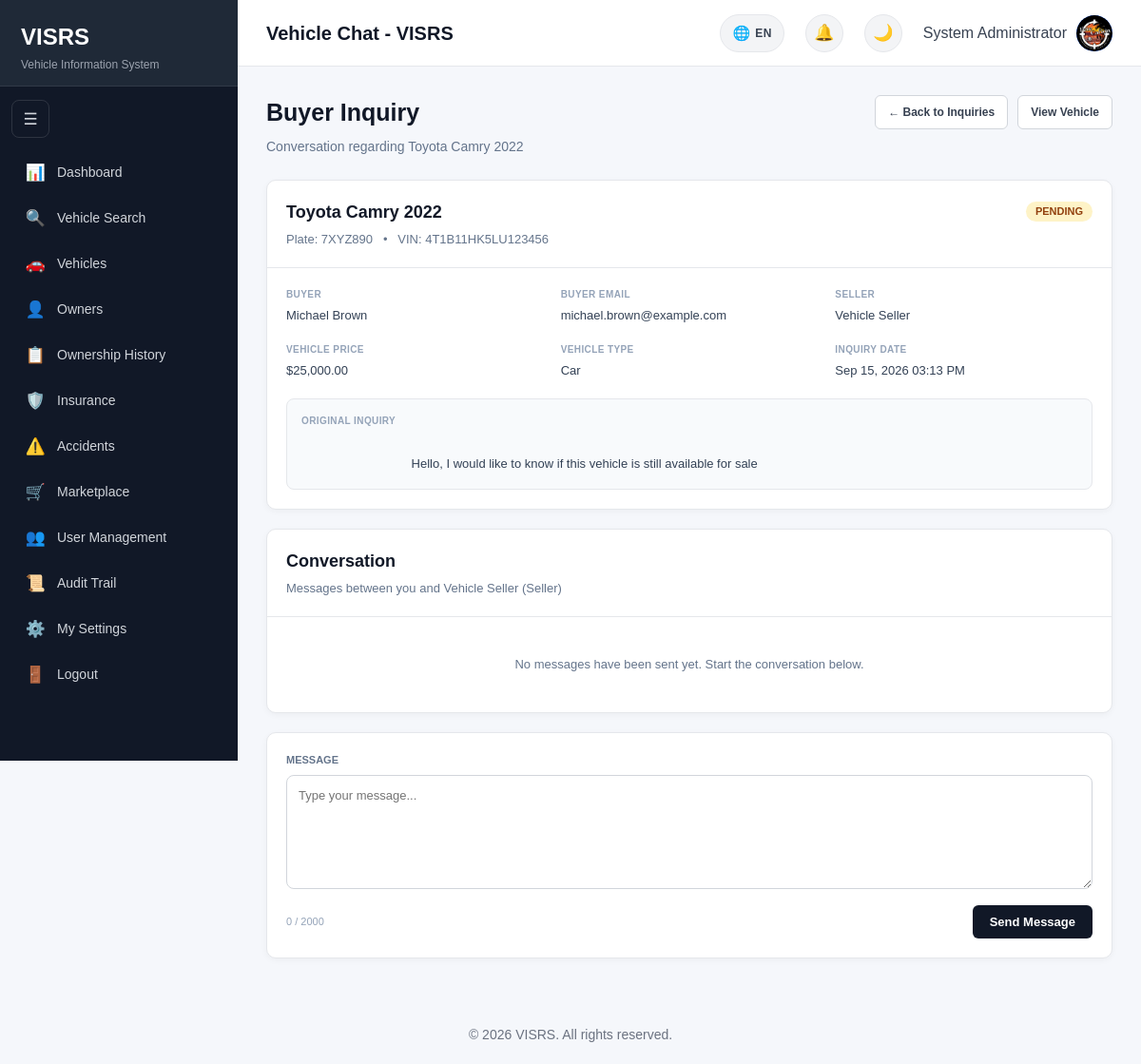
The app's page /marketplace/chat.php?interest_id=1 (signed in) with its own data.
### tables this page shows
CREATE TABLE `vehicle_interests` (
  `InterestID` int(11) NOT NULL,
  `ListingID` int(11) NOT NULL,
  `VehicleID` int(11) NOT NULL,
  `BuyerID` int(11) NOT NULL,
  `SellerID` int(11) NOT NULL,
  `Message` text DEFAULT NULL,
  `Status` enum('Pending','Contacted','Accepted','Declined','Closed') NOT NULL DEFAULT 'Pending',
  `CreatedAt` timestamp NOT NULL DEFAULT current_timestamp(),
  `UpdatedAt` timestamp NOT NULL DEFAULT current_timestamp() ON UPDATE current_timestamp()
);

CREATE TABLE `vehicles` (
  `VehicleID` int(11) NOT NULL,
  `PlateNumber` varchar(20) NOT NULL,
  `VIN` varchar(50) NOT NULL,
  `OwnerID` int(11) NOT NULL,
  `SellerID` int(11) DEFAULT NULL,
  `Make` varchar(100) NOT NULL,
  `Model` varchar(100) NOT NULL,
  `VehicleYear` year(4) NOT NULL,
  `Mileage` int(10) UNSIGNED DEFAULT NULL,
  `LastServiceDate` date DEFAULT NULL,
  `OilChangeIntervalKm` int(10) UNSIGNED DEFAULT NULL,
  `LastOilChangeDate` date DEFAULT NULL,
  `LastOilChangeMileage` int(10) UNSIGNED DEFAULT NULL,
  `Color` varchar(50) DEFAULT NULL,
  `VehicleType` varchar(50) DEFAULT NULL,
  `EngineNumber` varchar(100) DEFAULT NULL,
  `RegistrationDate` date DEFAULT NULL,
  `Status` enum('Active','Inactive','Stolen','Sold') NOT NULL DEFAULT 'Active',
  `CreatedAt` timestamp NOT NULL DEFAULT current_timestamp()
);

CREATE TABLE `users` (
  `UserID` int(11) NOT NULL,
  `FirstName` varchar(100) NOT NULL,
  `LastName` varchar(100) NOT NULL,
  `Email` varchar(150) NOT NULL,
  `ProfileImage` varchar(255) DEFAULT NULL,
  `Password` varchar(255) NOT NULL,
  `Role` enum('Admin','Police','Seller','User') NOT NULL DEFAULT 'User',
  `CreatedAt` timestamp NOT NULL DEFAULT current_timestamp()
);

CREATE TABLE `vehicle_listings` (
  `ListingID` int(11) NOT NULL,
  `VehicleID` int(11) NOT NULL,
  `SellerID` int(11) NOT NULL,
  `Price` decimal(12,2) NOT NULL,
  `Description` text DEFAULT NULL,
  `Status` enum('Available','Reserved','Sold','Inactive') NOT NULL DEFAULT 'Available',
  `CreatedAt` timestamp NOT NULL DEFAULT current_timestamp(),
  `UpdatedAt` timestamp NOT NULL DEFAULT current_timestamp() ON UPDATE current_timestamp()
);

### includes/functions.php (called while the page is built, shortened)
<?php
function e($value)
{
    return htmlspecialchars(
        (string) $value,
        ENT_QUOTES,
        "UTF-8"
    );
}
    ?>
    <?php
function formatDateTime($dateTime)
{
    $timestamp = strtotime($dateTime);
    return date("M d, Y h:i A", $timestamp);
}
function currentUserId()
{
    return $_SESSION["UserID"] ?? null;
}
    ?>

### marketplace/chat.php (the view, shortened to what this page needs)
<?php
require_once "../includes/database.php";
require_once "../includes/functions.php";
$currentUserId = currentUserId();
$interestID = isset($_GET['interest_id']) ? (int) $_GET['interest_id'] : 0;
$stmt = $pdo->prepare("
    SELECT
        vi.InterestID,
        vi.ListingID,
        vi.VehicleID,
        vi.BuyerID,
        vi.SellerID,
        vi.Message,
        vi.Status,
        vi.CreatedAt,
        vi.UpdatedAt,
        vl.Price,
        vl.Description AS ListingDescription,
        v.PlateNumber,
        v.VIN,
        v.Make,
        v.Model,
        v.VehicleYear,
        v.Color,
        v.VehicleType,
        buyer.FirstName AS BuyerFirstName,
        buyer.LastName AS BuyerLastName,
        buyer.Email AS BuyerEmail,
        seller.FirstName AS SellerFirstName,
        seller.LastName AS SellerLastName,
        seller.Email AS SellerEmail
    FROM vehicle_interests vi
    INNER JOIN vehicle_listings vl
        ON vi.ListingID = vl.ListingID
    INNER JOIN vehicles v
        ON vi.VehicleID = v.VehicleID
    INNER JOIN users buyer
        ON vi.BuyerID = buyer.UserID
    INNER JOIN users seller
        ON vi.SellerID = seller.UserID
    WHERE vi.InterestID = ?
    LIMIT 1
");
$stmt->execute([$interestID]);
$inquiry = $stmt->fetch(PDO::FETCH_ASSOC);
$isBuyer = ((int) $inquiry['BuyerID'] === (int) $currentUserId);
$isSeller = ((int) $inquiry['SellerID'] === (int) $currentUserId);
    ?>
    <?php
if ($isSeller) {
    $otherUserId = (int) $inquiry['BuyerID'];
    $otherUserName = trim(
        $inquiry['BuyerFirstName'] . ' ' . $inquiry['BuyerLastName']
    );
    $otherUserRole = "Buyer";
} elseif ($isBuyer) {
    $otherUserId = (int) $inquiry['SellerID'];
    $otherUserName = trim(
        $inquiry['SellerFirstName'] . ' ' . $inquiry['SellerLastName']
    );
    $otherUserRole = "Seller";
} else {
    $otherUserName = trim(
        $inquiry['SellerFirstName'] . ' ' . $inquiry['SellerLastName']
    );
    $otherUserRole = "Seller";
}
$messageStmt = $pdo->prepare("
    SELECT
        vm.MessageID,
        vm.SenderID,
        vm.RecipientID,
        vm.MessageText,
        vm.IsRead,
        vm.CreatedAt,
        vm.ReadAt,
        u.FirstName,
        u.LastName,
        u.Role
    FROM vehicle_messages vm
    INNER JOIN users u
        ON vm.SenderID = u.UserID
    WHERE vm.InterestID = ?
    ORDER BY vm.CreatedAt ASC, vm.MessageID ASC
");
$messageStmt->execute([$interestID]);
$messages = $messageStmt->fetchAll(PDO::FETCH_ASSOC);
require_once "../includes/head.php";
?>
<body>
<div class="layout">
    <?php require_once "../includes/sidebar.php"; ?>
    <main class="main-content">
        <?php require_once "../includes/header.php"; ?>
        <main class="content">
            <div class="chat-container">
                <div class="page-heading">
                    <div>
                        <h1>Buyer Inquiry</h1>
                        <p>
                            Conversation regarding
                            <?= e($inquiry['Make']) ?>
                            <?= e($inquiry['Model']) ?>
                            <?= e($inquiry['VehicleYear']) ?>
                        </p>
                    </div>
                    <div class="page-heading-actions">
                        <a
                            href="/visrs/marketplace/inquiries.php"
                            class="action-button"
                        >
                            ← Back to Inquiries
                        </a>
                        <a
                            href="/visrs/marketplace/view.php?vehicle_id=<?= (int) $inquiry['VehicleID'] ?>"
                            class="action-button"
                        >
                            View Vehicle
                        </a>
                    </div>
                </div>
                <div class="inquiry-card">
                    <div class="inquiry-top">
                        <div style="
                            display:flex;
                            justify-content:space-between;
                            align-items:flex-start;
                            gap:15px;
                            flex-wrap:wrap;
                        ">
                            <div>
                                <div class="vehicle-name">
                                    <?= e($inquiry['Make']) ?>
                                    <?= e($inquiry['Model']) ?>
                                    <?= e($inquiry['VehicleYear']) ?>
                                </div>
                                <div class="vehicle-meta">
                                    Plate:
                                    <?= e($inquiry['PlateNumber']) ?>
                                    &nbsp; • &nbsp;
                                    VIN:
                                    <?= e($inquiry['VIN']) ?>
                                </div>
                            </div>
                            <div>
                                <?php
                                $statusClass = 'status-' . strtolower($inquiry['Status']);
                                ?>
                                <span class="status-badge <?= e($statusClass) ?>">
                                    <?= e($inquiry['Status']) ?>
                                </span>
                            </div>
                        </div>
                    </div>
                    <div class="inquiry-grid">
                        <div class="inquiry-grid-item">
                            <label>Buyer</label>
                            <div>
                                <?= e(
                                    $inquiry['BuyerFirstName'] . ' ' .
                                    $inquiry['BuyerLastName']
                                ) ?>
                            </div>
                        </div>
                        <div class="inquiry-grid-item">
                            <label>Buyer Email</label>
                            <div>
                                <?= e($inquiry['BuyerEmail']) ?>
                            </div>
                        </div>
                        <div class="inquiry-grid-item">
                            <label>Seller</label>
                            <div>
                                <?= e(
                                    $inquiry['SellerFirstName'] . ' ' .
                                    $inquiry['SellerLastName']
                                ) ?>
                            </div>
                        </div>
                        <div class="inquiry-grid-item">
                            <label>Vehicle Price</label>
                            <div>
                                $<?= number_format(
                                    (float) $inquiry['Price'],
                                    2
                                ) ?>
                            </div>
                        </div>
                        <div class="inquiry-grid-item">
                            <label>Vehicle Type</label>
                            <div>
                                <?= e($inquiry['VehicleType'] ?: 'Not specified') ?>
                            </div>
                        </div>
                        <div class="inquiry-grid-item">
                            <label>Inquiry Date</label>
                            <div>
                                <?= formatDateTime($inquiry['CreatedAt']) ?>
                            </div>
                        </div>
                    </div>
                    <?php if (!empty($inquiry['Message'])): ?>
                        <div class="buyer-message">
                            <div class="buyer-message-label">
                                Original Inquiry
                            </div>
                            <div class="buyer-message-text">
                                <?= e($inquiry['Message']) ?>
                            </div>
                        </div>
                    <?php endif; ?>
                </div>
                <div class="inquiry-card">
                    <div class="conversation-title">
                        <h2>Conversation</h2>
                        <p>
                            Messages between you and
                            <?= e($otherUserName) ?>
                            (<?= e($otherUserRole) ?>)
                        </p>
                    </div>
                    <div class="messages-list">
                        <?php if (empty($messages)): ?>
                            <div class="empty-messages">
                                No messages have been sent yet.
                                Start the conversation below.
                            </div>
                        <?php endif; ?>
                    </div>
                </div>
                <div class="inquiry-card">
                    <div class="composer-card">
                        <form
                            method="POST"
                            action=""
                        >
                            <label
                                for="message"
                                class="composer-label"
                            >
                                Message
                            </label>
                            <textarea
                                id="message"
                                name="message"
                                class="composer-textarea"
                                maxlength="2000"
                                placeholder="Type your message..."
                                required
                            ></textarea>
                            <div class="composer-footer">
                                <span
                                    class="character-count"
                                    id="characterCount"
                                >
                                </span>
                                <button
                                    type="submit"
                                    class="send-button"
                                >
                                    Send Message
                                </button>
                            </div>
                        </form>
                    </div>
                </div>
            </div>
        </main>
    </main>
</div>
<?php require_once "../includes/footer.php"; ?>

### css/style.css (style rules this page uses)
*, *::before, *::after { box-sizing: border-box; }
html { margin: 0; padding: 0; width: 100%; min-height: 100%; }
body { margin: 0; padding: 0; width: 100%; min-height: 100vh; font-family: Arial, Helvetica, sans-serif; font-size: 15px; line-height: 1.5; color: #111827; background: #f5f7fb; }
h1, h2, h3, h4, h5, h6, p { margin-top: 0; }
a { color: inherit; text-decoration: none; }
button, input, select, textarea { font-family: Arial, Helvetica, sans-serif; }
.layout { display: flex; width: 100%; min-width: 0; min-height: 100vh; margin: 0; padding: 0; }
.main-content { width: calc(100% - 250px); min-width: 0; min-height: 100vh; margin-left: 250px; padding: 0; background: #f5f7fb; display: flex; flex-direction: column; box-sizing: border-box; }
.content { width: 100%; margin: 0; padding: 30px; box-sizing: border-box; flex: 1; }
input, select, textarea { width: 100%; margin: 0; padding: 11px 13px; background: #ffffff; color: #111827; border: 1px solid #d1d5db; border-radius: 7px; outline: none; font-size: 14px; line-height: 1.4; transition: border-color 0.15s ease, box-shadow 0.15s ease; box-sizing: border-box; }
textarea { min-height: 120px; resize: vertical; }
.status-badge { display: inline-block; margin: 0; padding: 6px 10px; border-radius: 999px; font-size: 12px; font-weight: 600; line-height: 1; }
.main-content { transition: margin-left 0.2s ease; }

### css/print.css (style rules this page uses)
*, *::before, *::after { box-sizing: border-box; -webkit-print-color-adjust: exact; print-color-adjust: exact; }
.sidebar, .topbar, footer, .theme-toggle, .sidebar-toggle, .language-switcher, .profile-link, .user-info, .no-print, .button, button, input[type="submit"], .button-group, .sidebar-reopen { display: none !important; }
html, body { width: 100% !important; margin: 0 !important; padding: 0 !important; background: #ffffff !important; color: #000000 !important; font-size: 11pt; }
.layout, .main-content, .content { width: 100% !important; min-width: 0 !important; max-width: 100% !important; margin: 0 !important; padding: 0 !important; background: #ffffff !important; display: block !important; }
h1 { font-size: 22pt; color: #000000; margin: 0 0 4pt 0; page-break-after: avoid; }
h2 { font-size: 14pt; color: #000000; margin: 0 0 8pt 0; page-break-after: avoid; border-bottom: 1px solid #cccccc; padding-bottom: 4pt; }
p, td, li, div { color: #000000 !important; font-size: 10pt; line-height: 1.4; }
body::before { content: "VISRS — Vehicle Information System"; display: block; padding: 6pt 0 10pt 0; margin: 0 0 12pt 0; border-bottom: 2px solid #000000; font-size: 12pt; font-weight: 700; color: #000000; letter-spacing: 0.5pt; text-align: left; }
body::after { content: "Generated on " attr(data-print-date) " — VISRS"; display: block; margin-top: 20pt; padding-top: 8pt; border-top: 1px solid #cccccc; font-size: 9pt; color: #555555; text-align: center; }
.status-badge, .user-role, .record-status, .damage-level, .listing-status-badge, .listing-status { display: inline-block !important; background: #ffffff !important; color: #000000 !important; border: 1px solid #666666 !important; border-radius: 0 !important; padding: 2pt 6pt !important; font-size: 9pt; font-weight: 700; text-transform: uppercase; }
a { color: #000000 !important; text-decoration: underline; }
a[href^="/"]::after { content: " (" attr(href) ")"; font-size: 8pt; color: #666666; }
input, select, textarea { background: #ffffff !important; color: #000000 !important; border: 1px solid #cccccc !important; padding: 4pt 6pt !important; font-size: 10pt !important; }

### records on screen
vehicle_interests: VehicleID.Make "Toyota", VehicleID.Model "Camry", VehicleID.VehicleYear "2022", VehicleID.PlateNumber "7XYZ890", VehicleID.VIN "4T1B11HK5LU123456", Status "PENDING", BuyerID.LastName "Michael Brown", BuyerID.Email "michael.brown@example.com", SellerID.LastName "Vehicle Seller", ListingID.Price "25,000.00", VehicleID.VehicleType "Car", CreatedAt "Sep 15, 2026 03:13 PM", Message "Hello, I would like to know if this vehicle is still available for sale", otherUserRole "Seller"

### other values on screen
$pageTitle "Vehicle Chat - VISRS"
